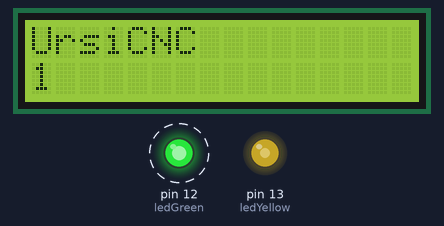
Bench run of a sketch on a simulated Arduino Uno, built with avr-gcc and run on an emulated ATmega328P. On the bench: 16×2 character LCD, output pins drawn as LEDs (lit = HIGH). Dashed ring = blinking.

Above: at 0.34 s.
At 38.82 s:
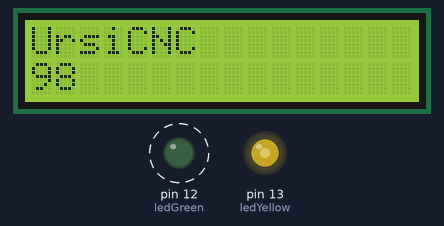
Timing chart, 0 to 40.0 s (numbered marks = the images above):
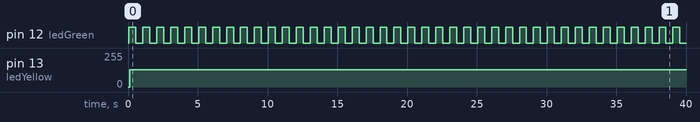

The sketch:

Mon_TimerA01__1_.ino
```cpp
/* Arduino 101: timer and interrupts
   1: Timer1 compare match interrupt example
   more infos: http://www.letmakerobots.com/node/28278
   created by RobotFreak
*/
#include <Wire.h>
#include <LCD.h>
#include <LiquidCrystal_I2C.h>

volatile byte count = 0;
volatile byte countold = 0;
volatile boolean sendOK = false;
char TCNT2init = 177;
#define ledYellow 13
#define ledGreen 12
LiquidCrystal_I2C  lcd(0x27,2,1,0,4,5,6,7); // 0x27 is the I2C bus address for an unmodified backpack

void setup()
{
  // activate LCD module
  lcd.begin (16,2); // for 16 x 2 LCD module
  lcd.setBacklightPin(3,POSITIVE);
  lcd.setBacklight(HIGH);

  pinMode(ledYellow, OUTPUT);
  pinMode(ledGreen, OUTPUT);


  noInterrupts();           // disable all interrupts
  // initialize timer1 @ 2 Hz
  TCCR1A = 0;
  TCCR1B = 0;
  TCNT1  = 0;

  OCR1A = 31250;            // compare match register 16MHz/256/2Hz
  TCCR1B |= (1 << WGM12);   // CTC mode
  TCCR1B |= (1 << CS12);    // 256 prescaler
  TIMSK1 |= (1 << OCIE1A);  // enable timer compare interrupt

  // initialize timer2 @ 100 Hz

  // TIMER2_OVF_vect (Timer2 overflow) is fired with freq:
  // Freq_OVF = 16000000/(scale*(255-TCNT2init)) Hz
  // Square wave( _-_-_ ) on pin OVF_Pin has:
  // Freq_PIN = FreqOVF/2

  TCCR2B = 0x00;                  // No clock source (Timer/Counter stopped)
  TCNT2 = TCNT2init;              // Register : the Timer/Counter (TCNT2) and Output Compare Register (OCR2A and OCR2B) are 8-bit // Reset Timer Count
  TCCR2A = 0x00;                  // TCCR2A – Timer/Counter Control Register A // All bits to zero -> Normal operation

  TCCR2B |= (1<<CS22)|(1<<CS21)|(1<<CS20); // Prescale 1024 (Timer/Counter started)
  //TCCR2B &= ~(1<<CS21);          // Turn off CS21, CS22=1 CS21=0 CS20=1 -> prescale = 128

  TIMSK2 |= (1<<TOIE2);          // TIMSK2 – Timer/Counter2 Interrupt Mask Register // Bit 0 – TOIE2: Timer/Counter2 Overflow Interrupt Enable

  interrupts();             // enable all interrupts

}


void loop()
{
  lcd.home (); // set cursor to 0,0
  lcd.print("UrsiCNC");
  // your program here...
  if (sendOK) {
   lcd.setCursor (0,1); // set cursor to 0,0
   lcd.print(countold,DEC);
  }

}

ISR(TIMER1_COMPA_vect)          // timer compare interrupt service routine
{
  //lcd.setCursor (0,1); // set cursor to 0,0
  //lcd.print(count,DEC);
  sendOK = true;
  digitalWrite(ledGreen, digitalRead(ledGreen) ^ 1);   // toggle LED pin
  countold = count;
  count = 0;
}

ISR(TIMER2_OVF_vect) {
 //https://www.arduino.cc/en/Hacking/Atmega168Hardware
 // PORTD maps to Arduino digital pins 0 to 7
 TCNT2 = TCNT2init;
 count = ++count;
 digitalWrite(ledYellow, digitalRead(ledYellow) ^ 1);   // toggle LED pin

};
```

Measured:
- by itself, pin 12 (ledGreen): alternates HIGH for 0.50 s and LOW for 0.50 s
- by itself, pin 13 (ledYellow): 0/255 → 129/255 at 0.12 s
